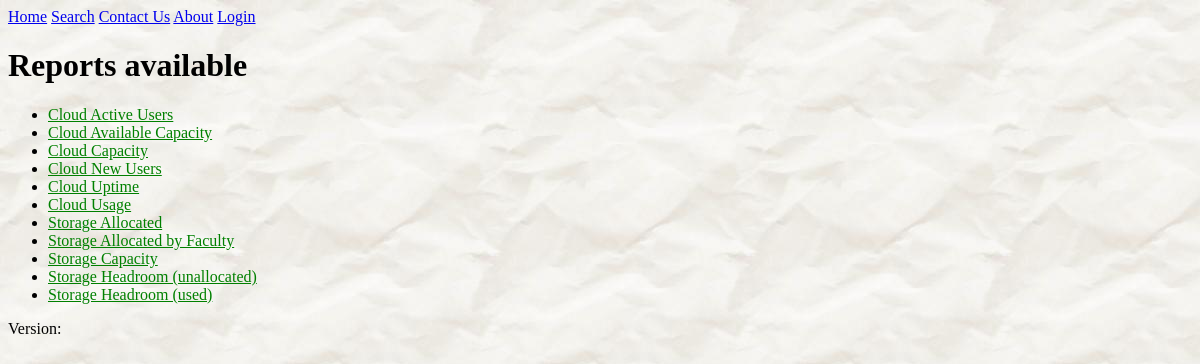
Page /reports/ on the earlier database version.
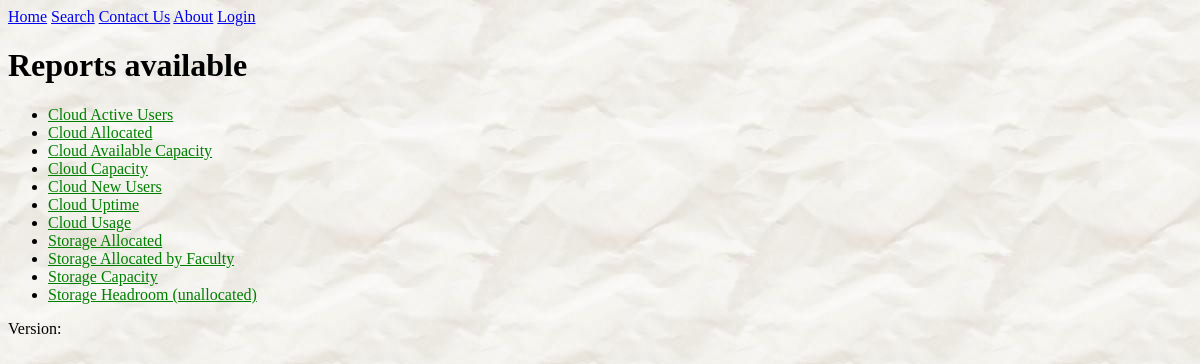
Same page on the later database version.
### reports/models.py (models this page shows, shortened)
class Report(models.Model):
    report_title = models.CharField(max_length=100)
    pub_date = models.DateTimeField('date published')
    d3_file_name = models.CharField(max_length=100, default='.js')
    description = models.TextField(blank=True, null=True)
    def was_published_recently(self):
        """
        Return True if was published in the last day, False otherwise

        >>> import datetime
        >>> from django.utils import timezone
        >>> from reports.models import Report
        >>> future_report = Report(pub_date=timezone.now()+ datetime.timedelta(days=30), report_title="Futurama")
        >>> future_report.was_published_recently()
        False
        """
        now = timezone.now()
        return now - datetime.timedelta(days=1) <= self.pub_date <= now
    was_published_recently.admin_order_field = 'pub_date'
    was_published_recently.boolean = True
    was_published_recently.short_description = 'Published recently?'

### reports/views.py (the view)
class BrowseView(generic.ListView):
    template_name = 'reports/reports.html'
    context_object_name = 'latest_report_list'
    def __init__(self):
        self.selected_set = ''
    def get_queryset(self):
        reports = Report.objects.filter(pub_date__lte=timezone.now())
        self.selected_set = self.request.GET.get('set', '')
        if self.selected_set == 'cloud':
            reports = reports.filter(report_title__startswith='Cloud')
        elif self.selected_set == 'storage':
            reports = reports.filter(report_title__startswith='Storage')
        return reports.order_by('report_title')[:11]
    def get_context_data(self, **kwargs):
        result = super().get_context_data(**kwargs)
        result['set'] = self.selected_set
        return result

### reports/templates/reports/reports.html (shortened to what this page needs)
{%  extends 'base.html' %}
{%  block h1 %}Reports available{%  endblock %}
{%  block content %}
{% if latest_report_list %}
    <ul>
        {% for report in latest_report_list %}
            <li><a href="{% url 'reports:detail' report.id %}?set={{ set }}">{{ report.report_title }}</a></li>
        {% endfor %}
    </ul>
{% else %}
    <p>No reports are available.</p>
{% endif %}
{% endblock %}

Differences in the rows shown:
no longer on this page (row unchanged): Report: report_title "Storage Headroom (used)"
added Report: report_title "Cloud Allocated"
